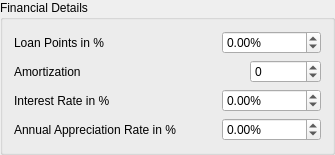
            <widget class="QGroupBox" name="groupBox_financialDetails">
             <property name="styleSheet">
              <string notr="true"/>
             </property>
             <property name="title">
              <string>Financial Details</string>
             </property>
             <layout class="QGridLayout" name="gridLayout_8">
              <item row="0" column="0">
               <layout class="QHBoxLayout" name="horizontalLayout_25">
                <item>
                 <widget class="QLabel" name="label_26">
                  <property name="sizePolicy">
                   <sizepolicy hsizetype="MinimumExpanding" vsizetype="Preferred">
                    <horstretch>0</horstretch>
                    <verstretch>0</verstretch>
                   </sizepolicy>
                  </property>
                  <property name="text">
                   <string>Loan Points in %</string>
                  </property>
                 </widget>
                </item>
                <item>
                 <spacer name="horizontalSpacer_24">
                  <property name="orientation">
                   <enum>Qt::Orientation::Horizontal</enum>
                  </property>
                  <property name="sizeHint" stdset="0">
                   <size>
                    <width>40</width>
                    <height>20</height>
                   </size>
                  </property>
                 </spacer>
                </item>
                <item>
                 <widget class="QDoubleSpinBox" name="doubleSpinBox_loanPointsInper">
                  <property name="suffix">
                   <string>%</string>
                  </property>
                  <property name="minimum">
                   <double>-100000000.000000000000000</double>
                  </property>
                  <property name="maximum">
                   <double>9999999999.989999771118164</double>
                  </property>
                 </widget>
                </item>
               </layout>
              </item>
              <item row="1" column="0">
               <layout class="QHBoxLayout" name="horizontalLayout_26">
                <item>
                 <widget class="QLabel" name="label_27">
                  <property name="sizePolicy">
                   <sizepolicy hsizetype="MinimumExpanding" vsizetype="Preferred">
                    <horstretch>0</horstretch>
                    <verstretch>0</verstretch>
                   </sizepolicy>
                  </property>
                  <property name="text">
                   <string>Amortization</string>
                  </property>
                 </widget>
                </item>
                <item>
                 <spacer name="horizontalSpacer_6">
                  <property name="orientation">
                   <enum>Qt::Orientation::Horizontal</enum>
                  </property>
                  <property name="sizeHint" stdset="0">
                   <size>
                    <width>40</width>
                    <height>20</height>
                   </size>
                  </property>
                 </spacer>
                </item>
                <item>
                 <widget class="QSpinBox" name="spinBox_amortization">
                  <property name="sizePolicy">
                   <sizepolicy hsizetype="Preferred" vsizetype="Fixed">
                    <horstretch>0</horstretch>
                    <verstretch>0</verstretch>
                   </sizepolicy>
                  </property>
                  <property name="minimum">
                   <number>-1000000</number>
                  </property>
                  <property name="maximum">
                   <number>999999</number>
                  </property>
                 </widget>
                </item>
               </layout>
              </item>
              <item row="2" column="0">
               <layout class="QHBoxLayout" name="horizontalLayout_27">
                <item>
                 <widget class="QLabel" name="label_28">
                  <property name="sizePolicy">
                   <sizepolicy hsizetype="MinimumExpanding" vsizetype="Preferred">
                    <horstretch>0</horstretch>
                    <verstretch>0</verstretch>
                   </sizepolicy>
                  </property>
                  <property name="text">
                   <string>Interest Rate in %</string>
                  </property>
                 </widget>
                </item>
                <item>
                 <spacer name="horizontalSpacer_26">
                  <property name="orientation">
                   <enum>Qt::Orientation::Horizontal</enum>
                  </property>
                  <property name="sizeHint" stdset="0">
                   <size>
                    <width>40</width>
                    <height>20</height>
                   </size>
                  </property>
                 </spacer>
                </item>
                <item>
                 <widget class="QDoubleSpinBox" name="doubleSpinBox_interestRateInper">
                  <property name="suffix">
                   <string>%</string>
                  </property>
                  <property name="minimum">
                   <double>-100000000.000000000000000</double>
                  </property>
                  <property name="maximum">
                   <double>9999999999.989999771118164</double>
                  </property>
                 </widget>
                </item>
               </layout>
              </item>
              <item row="3" column="0">
               <layout class="QHBoxLayout" name="horizontalLayout_28">
                <item>
                 <widget class="QLabel" name="label_29">
                  <property name="sizePolicy">
                   <sizepolicy hsizetype="MinimumExpanding" vsizetype="Preferred">
                    <horstretch>0</horstretch>
                    <verstretch>0</verstretch>
                   </sizepolicy>
                  </property>
                  <property name="text">
                   <string>Annual Appreciation Rate in %</string>
                  </property>
                 </widget>
                </item>
                <item>
                 <spacer name="horizontalSpacer_27">
                  <property name="orientation">
                   <enum>Qt::Orientation::Horizontal</enum>
                  </property>
                  <property name="sizeHint" stdset="0">
                   <size>
                    <width>40</width>
                    <height>20</height>
                   </size>
                  </property>
                 </spacer>
                </item>
                <item>
                 <widget class="QDoubleSpinBox" name="doubleSpinBox_annualARInper">
                  <property name="suffix">
                   <string>%</string>
                  </property>
                  <property name="minimum">
                   <double>-100000000.000000000000000</double>
                  </property>
                  <property name="maximum">
                   <double>9999999999.989999771118164</double>
                  </property>
                 </widget>
                </item>
               </layout>
              </item>
             </layout>
            </widget>
